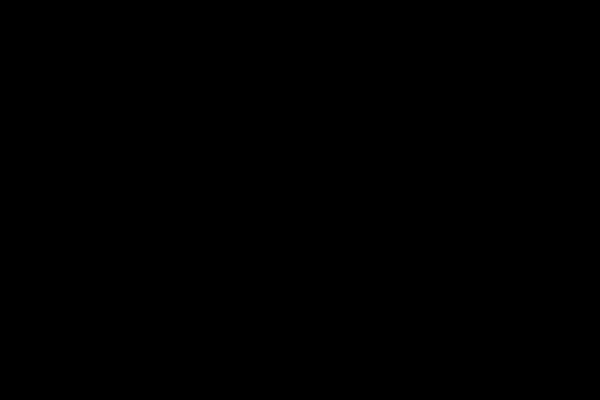
Frame 1 (no input)
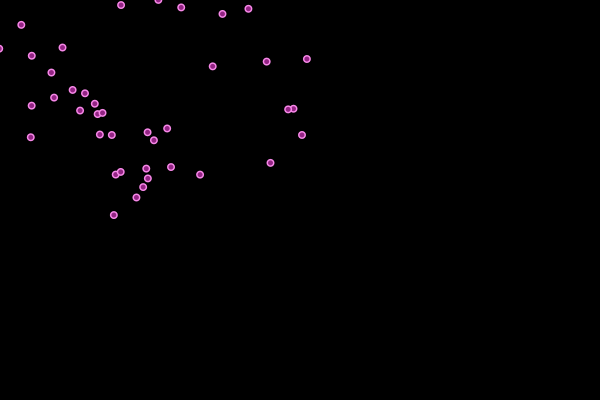
Frame 60 (the mouse pressed at the canvas centre just before this capture)
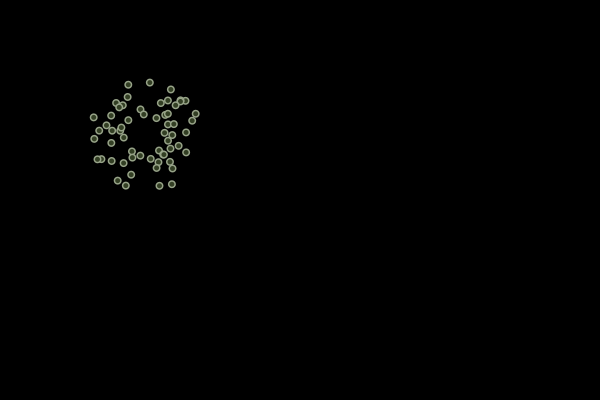
Frame 120 (the mouse held since frame 60 and released just before this capture)

The Processing sketch that drew these frames (run headless with seeded random() and noise(); from frame 60 on, the mouse is pressed at the canvas centre):

// Processing sketch: processing_180093
// ── processing_180093.pde

float[] angulos = new float[100];
float[] velocidades = new float[100];
int radio = 0;
int radio2;
float x,y;
int r,g,b,mode,dx,dy;
void setup() {
size(600,400);
generate();
}
void draw() {
  background(0);
  noStroke();
if (radio<100)
{radio++;}
else
{radio=0;
generate();
}


if (radio<5)
{//subimos cohete

}
else
{//explotamos cohete

for (int j=0;j<60;j++){
  if (radio<75){
  fill(color(r,g,b));
}
  else{
fill(color(r-100,g-100,b-100));
  }

  ellipse(x+(radio*velocidades[j] * cos(angulos[j])),y+radio*velocidades[j] * sin(angulos[j]),8,8);
if (radio>4)
radio2=radio-3;
else
radio2=0;
fill(color(r-100,g-100,b-100));
ellipse(x+(velocidades[j]*radio  * cos(angulos[j])),y+velocidades[j]*radio * sin(angulos[j]),5,5);
}
delay(10);

}

}

void generate(){
  x=50+random(150);
  y=30+random(120);
  r=int(100+random(155));
  g=int(100+random(155));
  b=int(100+random(155));
  mode=int(random(4)+1);
  for (int i=0;i<100;i++){
angulos[i]=random(360); 
velocidades[i]=random(2)+1;
}
delay(90);
}
